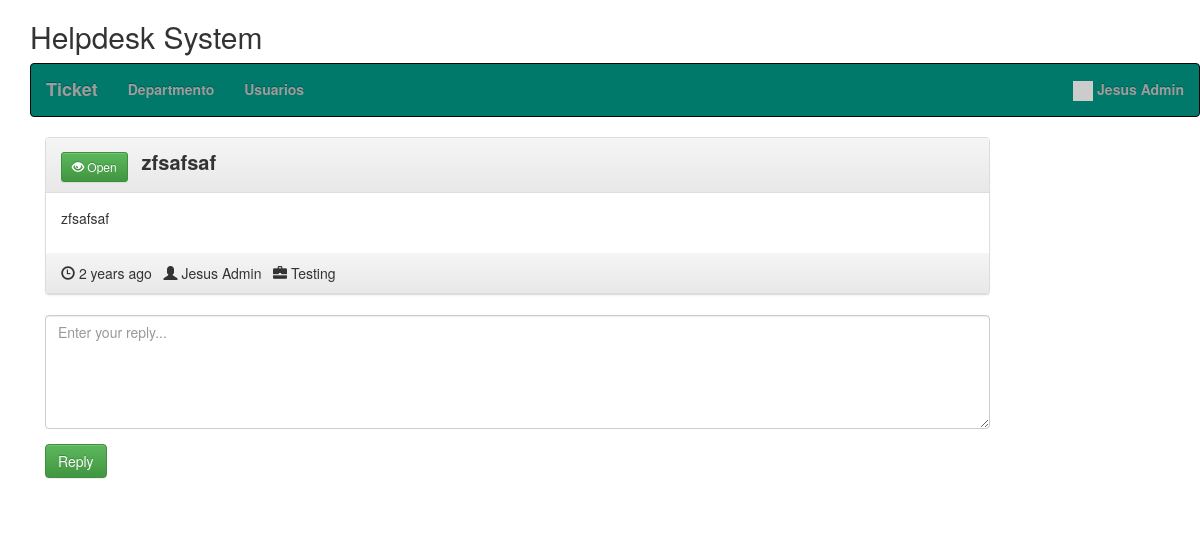
/view_ticket.php?id=617bfaa5ce86d (signed in), run on the app's committed database.
### tables this page shows
CREATE TABLE `hd_users` (
  `id` int(11) NOT NULL,
  `email` varchar(250) NOT NULL,
  `password` varchar(250) NOT NULL,
  `create_date` datetime NOT NULL DEFAULT current_timestamp(),
  `name` varchar(250) NOT NULL,
  `user_type` enum('admin','user') NOT NULL,
  `status` int(11) NOT NULL
);

CREATE TABLE `hd_tickets` (
  `id` int(11) NOT NULL,
  `uniqid` varchar(20) NOT NULL,
  `user` int(11) NOT NULL,
  `title` varchar(250) NOT NULL,
  `init_msg` text NOT NULL,
  `department` int(11) NOT NULL,
  `date` varchar(250) NOT NULL,
  `last_reply` int(11) NOT NULL,
  `user_read` int(11) NOT NULL,
  `admin_read` int(11) NOT NULL,
  `resolved` int(11) NOT NULL
);

CREATE TABLE `hd_departments` (
  `id` int(11) NOT NULL,
  `name` varchar(250) NOT NULL,
  `status` int(11) NOT NULL DEFAULT 1
);

### class/Database.php (called while the page is built)
<?php
class Database {
    public function dbConnect() {
        static $DBH = null;
        if (is_null($DBH)) {
			$connection = new mysqli(HOST, USER, PASSWORD, DATABASE);
			if($connection->connect_error){
				die("Error failed to connect to MySQL: " . $connection->connect_error);
			} else {
				$DBH = $connection;
			}
        }
        return $DBH;
    }
}

### init.php (called while the page is built, shortened)
<?php
require 'class/Database.php';
require 'class/Users.php';
require 'class/Time.php';
require 'class/Tickets.php';
$users = new Users;
$time = new Time;
$tickets = new Tickets;
?>

### class/Users.php (called while the page is built, shortened)
<?php
class Users extends Database {
	private $userTable = 'hd_users';
	private $dbConnect = false;
	public function __construct(){
        $this->dbConnect = $this->dbConnect();
    }
	public function getUserInfo() {
		if(!empty($_SESSION["userid"])) {
			$sqlQuery = "SELECT * FROM ".$this->userTable."
				WHERE id ='".$_SESSION["userid"]."'";
			$result = mysqli_query($this->dbConnect, $sqlQuery);
			$userDetails = mysqli_fetch_assoc($result);
			return $userDetails;
		}
	}
}

### class/Tickets.php (called while the page is built, shortened)
<?php
class Tickets extends Database {
    private $ticketTable = 'hd_tickets';
	private $dbConnect = false;
	public function __construct(){
        $this->dbConnect = $this->dbConnect();
    }
    public function ticketInfo($id) {
		$sqlQuery = "SELECT t.id, t.uniqid, t.title, t.user, t.init_msg as message, t.date, t.last_reply, t.resolved, u.name as creater, d.name as department
			FROM ".$this->ticketTable." t
			LEFT JOIN hd_users u ON t.user = u.id
			LEFT JOIN hd_departments d ON t.department = d.id
			WHERE t.uniqid = '".$id."'";
		$result = mysqli_query($this->dbConnect, $sqlQuery);
        $tickets = mysqli_fetch_assoc($result);
        return $tickets;
    }
	public function updateTicketReadStatus($ticketId) {
		$updateField = '';
		if(isset($_SESSION["admin"])) {
			$updateField = "admin_read = '1'";
		} else {
			$updateField = "user_read = '1'";
		}
		$updateTicket = "UPDATE ".$this->ticketTable."
			SET $updateField
			WHERE id = '".$ticketId."'";
		mysqli_query($this->dbConnect, $updateTicket);
	}
}

### class/Time.php (called while the page is built, shortened)
<?php
class Time extends Database {
    public function ago($time) {
        $periods = array("second", "minute", "hour", "day", "week", "month", "year", "decade");
        $lengths = array("60","60","24","7","4.35","12","10");
        $now = time();
        $difference = $now - $time;
        for($j = 0; $difference >= $lengths[$j] && $j < count($lengths)-1; $j++) {
            $difference /= $lengths[$j];
        }
        $difference = round($difference);
        if($difference != 1) {
            $periods[$j].= "s";
        }
        return $difference . " " . $periods[$j] . " ago";
    }
}

### view_ticket.php (the view, shortened to what this page needs)
<?php
include 'init.php';
include('inc/header.php');
$ticketDetails = $tickets->ticketInfo($_GET['id']);
$user = $users->getUserInfo();
?>
<link rel="stylesheet" href="css/style.css" />
<?php include('inc/container.php');?>
<div class="container">
	<div class="row home-sections">
	<h2>Helpdesk System</h2>
	<?php include('menus.php'); ?>
	</div>
	<section class="comment-list">
		<article class="row">
			<div class="col-md-10 col-sm-10">
				<div class="panel panel-default arrow left">
					<div class="panel-heading right">
					<?php if($ticketDetails['resolved']) { ?>
					<button type="button" class="btn btn-danger btn-sm">
					  <span class="glyphicon glyphicon-eye-close"></span> Closed
					</button>
					<?php } else { ?>
					<button type="button" class="btn btn-success btn-sm">
					  <span class="glyphicon glyphicon-eye-open"></span> Open
					</button>
					<?php } ?>
					<span class="ticket-title"><?php echo $ticketDetails['title']; ?></span>
					</div>
					<div class="panel-body">
						<div class="comment-post">
						<p>
						<?php echo $ticketDetails['message']; ?>
						</p>
						</div>
					</div>
					<div class="panel-heading right">
						<span class="glyphicon glyphicon-time"></span> <time class="comment-date" datetime="16-12-2014 01:05"><i class="fa fa-clock-o"></i> <?php echo $time->ago($ticketDetails['date']); ?></time>
						&nbsp;&nbsp;<span class="glyphicon glyphicon-user"></span> <?php echo $ticketDetails['creater']; ?>
						&nbsp;&nbsp;<span class="glyphicon glyphicon-briefcase"></span> <?php echo $ticketDetails['department']; ?>
					</div>
				</div>
			</div>
		</article>
		<form method="post" id="ticketReply">
			<article class="row">
				<div class="col-md-10 col-sm-10">
					<div class="form-group">
						<textarea class="form-control" rows="5" id="message" name="message" placeholder="Enter your reply..." required></textarea>
					</div>
			</div>
			</article>
			<article class="row">
				<div class="col-md-10 col-sm-10">
					<div class="form-group">
						<input type="submit" name="reply" id="reply" class="btn btn-success" value="Reply" />
					</div>
				</div>
			</article>
		</form>
	</section>
</div>
<?php include('inc/footer.php');?>

### menus.php (shortened to what this page needs)
<nav class="navbar navbar-inverse" style="background:#00796B;color:#f6f8f9;font-weight:bold;">
	<div class="container-fluid">
		<ul class="nav navbar-nav menus">
			<li id="ticket"><a href="ticket.php" class="navbar-brand">Ticket</a></li>
			<?php if(isset($_SESSION["admin"])) { ?>
				<li id="department"><a href="department.php" >Departmento</a></li>
				<li id="user"><a href="user.php" >Usuarios</a></li>
			<?php } ?>
		</ul>
		<ul class="nav navbar-nav navbar-right">
			<li class="dropdown">
				<a href="#" class="dropdown-toggle" data-toggle="dropdown"><span class="label label-pill label-danger count"></span>
				<img src="//gravatar.com/avatar/<?php echo md5($user['email']); ?>?s=100" width="20px">&nbsp;<?php if(isset($_SESSION["userid"])) { echo $user['name']; } ?></a>
			</li>
		</ul>
	</div>
</nav>

### css/style.css (style rules this page uses)
.ticket-title { font-weight:bold; font-size:20px; margin-left:10px; }

### data on the page
hd_users: name "Jesus Admin"
hd_tickets: title "zfsafsaf", init_msg "zfsafsaf", date "2 years ago", hd_users.name "Jesus Admin", hd_departments.name "Testing"
